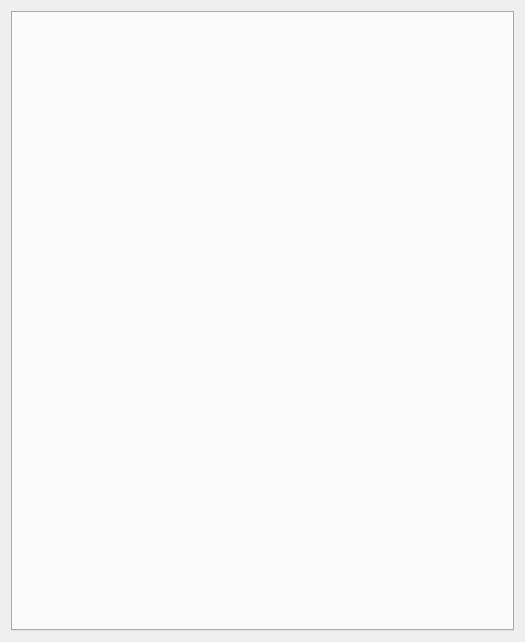
<?xml version="1.0" encoding="UTF-8"?>
<ui version="4.0">
 <class>StoreInventoryView</class>
 <widget class="QWidget" name="StoreInventoryView">
  <property name="geometry">
   <rect>
    <x>0</x>
    <y>0</y>
    <width>525</width>
    <height>642</height>
   </rect>
  </property>
  <property name="windowTitle">
   <string>Form</string>
  </property>
  <layout class="QHBoxLayout" name="horizontalLayout">
   <item>
    <widget class="QTabWidget" name="tabWidget">
     <property name="currentIndex">
      <number>-1</number>
     </property>
    </widget>
   </item>
  </layout>
 </widget>
 <resources/>
 <connections/>
</ui>
